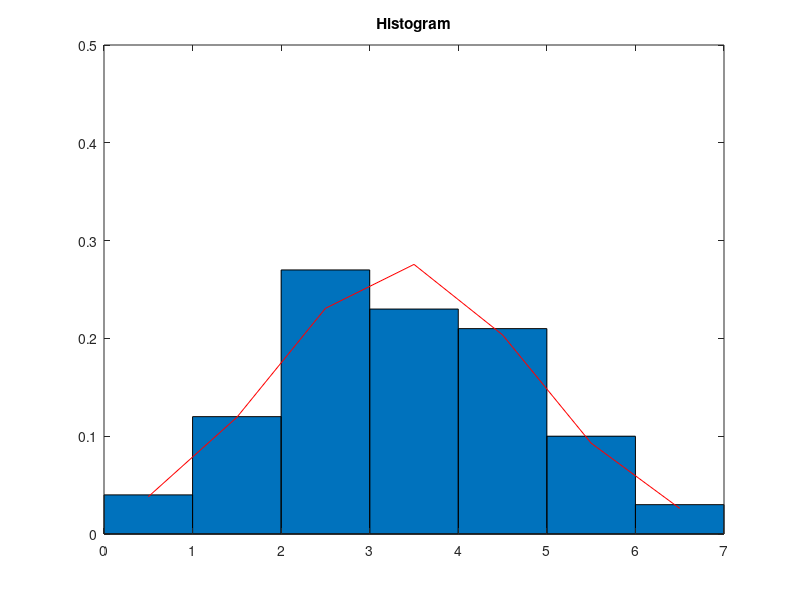

The MATLAB source for this figure:
clc;
side = [0, 1, 2, 3, 4, 5, 6, 7];
bins = [0.5, 1.5, 2.5, 3.5, 4.5, 5.5, 6.5];
obsCounts = [4, 12, 27, 23, 21, 10, 3];

n = sum(obsCounts);
pi = obsCounts./n;

figure, bar(bins,pi,1);
title('Histogram');
axis([0 7 0 0.5]);

MX = sum(pi.*bins);
DX = sum((bins - MX).^2.*obsCounts./(n-1));
S = sqrt(DX);

disp('MX:'); disp(MX);
disp('DX:'); disp(DX);
disp('s:'); disp(S);

leftTeprPi = normcdf(side(1:7), MX, S);
rightTeorPi = normcdf(side(2:8), MX, S);
teorPi = rightTeorPi - leftTeprPi;

disp('Frequencies:');
disp(pi.*n);
disp('Theoretical frequencies:');
disp(teorPi.*n);
hold on;
plot(bins, teorPi, 'r');


XI2 = sum((obsCounts - n .* teorPi).^2 ./ (n .* teorPi)); 
k = chi2inv(1 - 0.05,4);
disp('Xi2 Statistics:');
disp(XI2);
disp('Critical point k2:');
disp(k);

if k > XI2
    disp('H0'); 
else 
    disp('H1');
end
